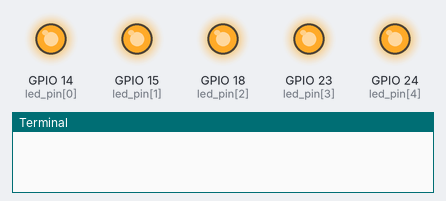
The program below on a simulated Raspberry Pi (BCM pin numbers). Shown: output pins drawn as LEDs (lit = HIGH), the last lines printed to the terminal. Random numbers come from a fixed seed. At 22.8 s the program stops and its outputs stay as they are.

Above: at 2.5 s.
At 10.9 s:
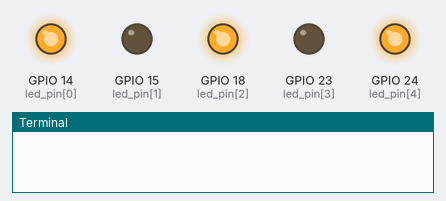
At 12.4 s:
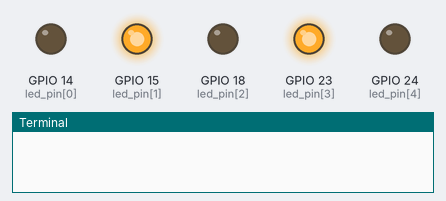
At 16.66 s:
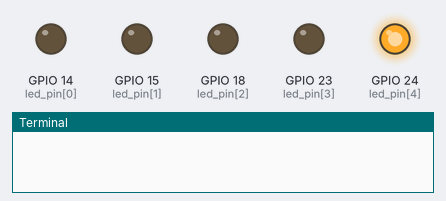
At 20.04 s:
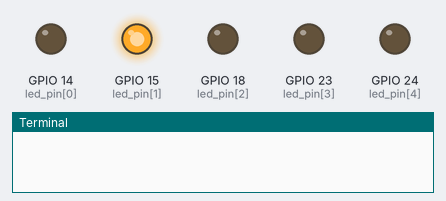
At 22.9 s:
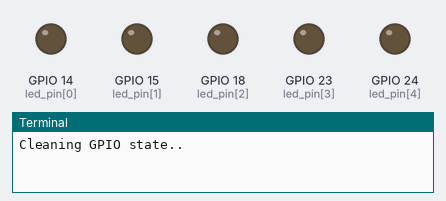
Timing chart, 0 to 24.3 s (numbered marks = the images above):
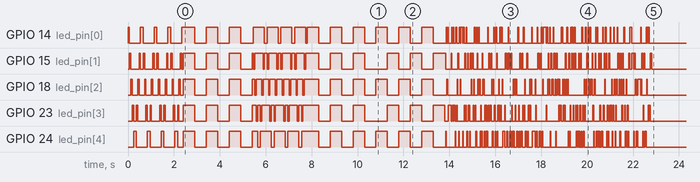

Measured:
- by itself, GPIO 24 (led_pin[4]): LOW → HIGH at 0.24 s, → LOW 0.12 s later, → HIGH 0.48 s later, → LOW 0.12 s later, … (144 changes in this stretch)

The program:

control.py
```python
# -*- coding: cp1252 -*-
import RPi.GPIO as GPIO
import time
from random import choice


GPIO.setwarnings(False)
GPIO.setmode(GPIO.BCM)

# setup LED
led_pin = [14, 15, 18, 23, 24]  # RPI BCM PIN
GPIO.setup(led_pin, GPIO.OUT, initial=GPIO.LOW)


# turn all LED ON
def all_led_on():
	GPIO.output(led_pin, GPIO.HIGH)


# turn all LED OFF
def all_led_off():
	GPIO.output(led_pin, GPIO.LOW)


# turn led one at the time
def zig_zag_led():
	all_led_off()
	for led in led_pin:
		GPIO.output(led, GPIO.HIGH)
		time.sleep(0.06)
		GPIO.output(led, GPIO.LOW)

	for led in reversed(led_pin):
		GPIO.output(led, GPIO.HIGH)
		time.sleep(0.06)
		GPIO.output(led, GPIO.LOW)


# turn led off one at the time
def zig_zag_led_reverse():
	all_led_on()
	for led in led_pin:
		GPIO.output(led, GPIO.LOW)
		time.sleep(0.06)
		GPIO.output(led, GPIO.HIGH)

	for led in reversed(led_pin):
		GPIO.output(led, GPIO.LOW)
		time.sleep(0.06)
		GPIO.output(led, GPIO.HIGH)


# random light up
def random_led():
	all_led_off()
	for _ in range(300):
		led = choice(led_pin)
		GPIO.output(led, GPIO.HIGH)
		time.sleep(0.03)
		GPIO.output(led, GPIO.LOW)


# shine led alternatively
def trident_led():
    all_led_off()
    for led_index in range(len(led_pin)):
        if led_index%2 == 0:
            GPIO.output(led_pin[led_index], GPIO.HIGH)
    time.sleep(0.5)
    for led_index in range(len(led_pin)):
        if led_index%2 != 0:
            GPIO.output(led_pin[led_index], GPIO.HIGH)
        else:
            GPIO.output(led_pin[led_index], GPIO.LOW)
    time.sleep(0.5)


# main loop
def main():
	# 3 times zig-zag
	for x in range(4):
		zig_zag_led()
	# 3 times all-on-off
	for i in range(3):
		all_led_on()
		time.sleep(0.5)
		all_led_off()
		time.sleep(0.5)
	## 3 times reverse zig-zag
	for j in range(4):
		zig_zag_led_reverse()
	# 3 times all-on-off
	for i in range(3):
		all_led_on()
		time.sleep(0.5)
		all_led_off()
		time.sleep(0.5)
	# 3 times trident
	for i in range(3):
                trident_led()
	# random led light up
	random_led()


if __name__ == "__main__":
	main()

print('Cleaning GPIO state..')
GPIO.cleanup()
```
